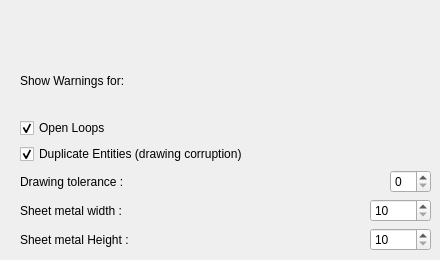
      <widget class="QWidget" name="page_7">
       <widget class="QWidget" name="layoutWidget">
        <property name="geometry">
         <rect>
          <x>20</x>
          <y>50</y>
          <width>411</width>
          <height>201</height>
         </rect>
        </property>
        <layout class="QVBoxLayout" name="verticalLayout_5">
         <item>
          <widget class="QLabel" name="label_25">
           <property name="text">
            <string>Show Warnings for:</string>
           </property>
          </widget>
         </item>
         <item>
          <widget class="QCheckBox" name="checkBox_5">
           <property name="text">
            <string>Open Loops</string>
           </property>
           <property name="checked">
            <bool>true</bool>
           </property>
          </widget>
         </item>
         <item>
          <widget class="QCheckBox" name="checkBox_6">
           <property name="text">
            <string>Duplicate Entities (drawing corruption)</string>
           </property>
           <property name="checked">
            <bool>true</bool>
           </property>
          </widget>
         </item>
         <item>
          <layout class="QHBoxLayout" name="horizontalLayout_24">
           <item>
            <widget class="QLabel" name="label_26">
             <property name="whatsThis">
              <string>Distance at which a point and another are considered the same.</string>
             </property>
             <property name="text">
              <string>Drawing tolerance :</string>
             </property>
             <property name="buddy">
              <cstring>spinBox_5</cstring>
             </property>
            </widget>
           </item>
           <item>
            <spacer name="horizontalSpacer_11">
             <property name="orientation">
              <enum>Qt::Horizontal</enum>
             </property>
             <property name="sizeHint" stdset="0">
              <size>
               <width>40</width>
               <height>20</height>
              </size>
             </property>
            </spacer>
           </item>
           <item>
            <widget class="QSpinBox" name="spinBox_5"/>
           </item>
          </layout>
         </item>
         <item>
          <layout class="QHBoxLayout" name="horizontalLayout_23">
           <item>
            <widget class="QLabel" name="label_28">
             <property name="text">
              <string>Sheet metal width :</string>
             </property>
             <property name="buddy">
              <cstring>sheetW</cstring>
             </property>
            </widget>
           </item>
           <item>
            <spacer name="horizontalSpacer_14">
             <property name="orientation">
              <enum>Qt::Horizontal</enum>
             </property>
             <property name="sizeHint" stdset="0">
              <size>
               <width>40</width>
               <height>20</height>
              </size>
             </property>
            </spacer>
           </item>
           <item>
            <widget class="QSpinBox" name="sheetW">
             <property name="minimum">
              <number>10</number>
             </property>
             <property name="maximum">
              <number>10000</number>
             </property>
            </widget>
           </item>
          </layout>
         </item>
         <item>
          <layout class="QHBoxLayout" name="horizontalLayout_21">
           <item>
            <widget class="QLabel" name="label_7">
             <property name="text">
              <string>Sheet metal Height :</string>
             </property>
             <property name="buddy">
              <cstring>sheetH</cstring>
             </property>
            </widget>
           </item>
           <item>
            <spacer name="horizontalSpacer_15">
             <property name="orientation">
              <enum>Qt::Horizontal</enum>
             </property>
             <property name="sizeHint" stdset="0">
              <size>
               <width>40</width>
               <height>20</height>
              </size>
             </property>
            </spacer>
           </item>
           <item>
            <widget class="QSpinBox" name="sheetH">
             <property name="minimum">
              <number>10</number>
             </property>
             <property name="maximum">
              <number>10000</number>
             </property>
            </widget>
           </item>
          </layout>
         </item>
        </layout>
       </widget>
      </widget>
